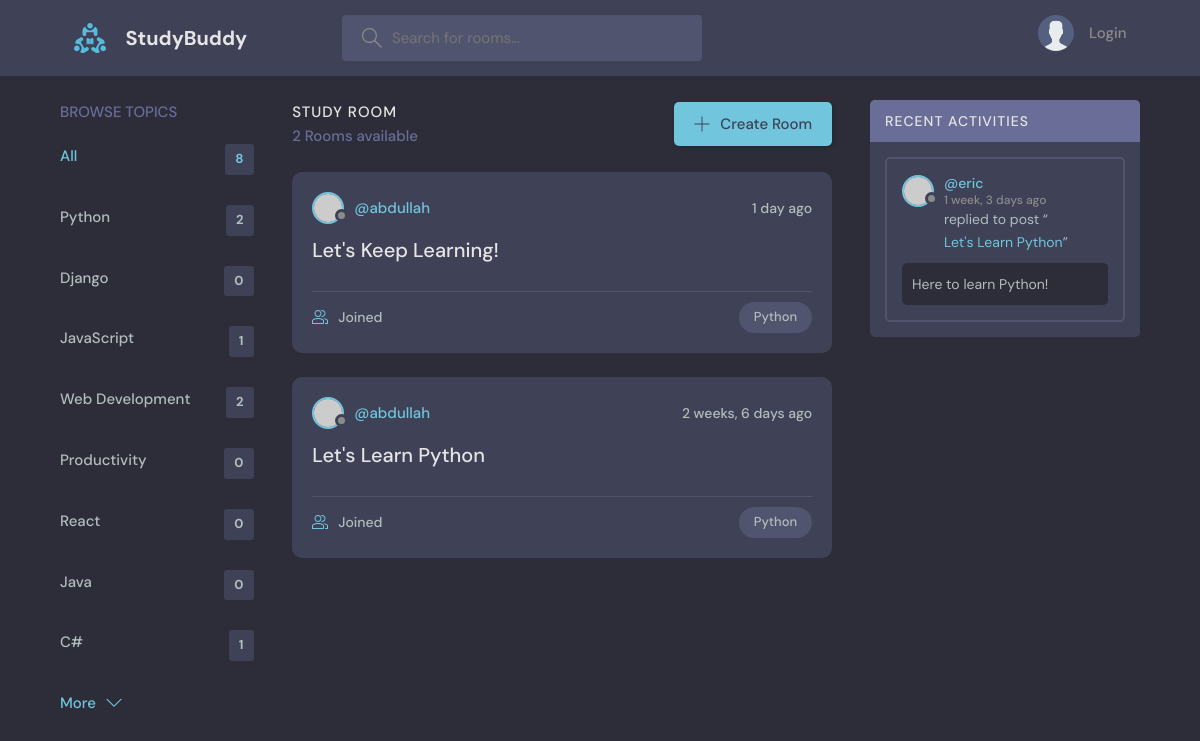
Page /?q=Python on the committed database.
### base/models.py (models this page shows, shortened)
class Topic(models.Model):
    name: str = models.CharField(max_length=200)

class Room(models.Model):
    host = models.ForeignKey(User, on_delete=models.SET_NULL, null=True)
    topic = models.ForeignKey(Topic, on_delete=models.SET_NULL, null=True)
    name: str = models.CharField(max_length=200)
    description = models.TextField(null=True, blank=True)
    participant = models.ManyToManyField(User, related_name="participant", blank=True)
    updated = models.DateTimeField(auto_now=True)
    created = models.DateTimeField(auto_now_add=True)
    class Meta:
        ordering = ['-updated', '-created']
    def __str__(self):
        return self.name

class Message(models.Model):
    user = models.ForeignKey(User, on_delete=models.CASCADE)
    room = models.ForeignKey(Room, on_delete=models.CASCADE)
    body: str = models.TextField()
    updated = models.DateTimeField(auto_now=True)
    created = models.DateTimeField(auto_now_add=True)
    class Meta:
        ordering = ['-updated', '-created']

### base/views.py (the view)
# urls.py: 2. Add a URL to urlpatterns:  path('', views.home, name='home')
def home(request):
    q = request.GET.get('q') \
        if request.GET.get('q') is not None else ''
    rooms = Room.objects.filter(
        Q(topic__name__icontains=q) |
        Q(name__icontains=q) |
        Q(description__icontains=q)
    )
    room_messages = Message.objects.filter(
        Q(room__topic__name__icontains=q)
    )
    room_count = rooms.count()
    topics = Topic.objects.all()
    context = {'rooms': rooms,
               'topics': topics,
               'room_count': room_count,
               'room_message': room_messages}
    return render(request, 'base/home.html', context)

### base/templates/base/home.html (shortened to what this page needs)
{% extends 'main.html' %}
{% block content %}
    <main class="layout layout--3">
        <div class="container">
            {% include 'base/topics_components.html' %}
            <div class="roomList">
                <div class="roomList__header">
                    <div>
                        <h2>Study Room</h2>
                        <p>{{ room_count }} Rooms available</p>
                    </div>
                    <a class="btn btn--main" href="{% url 'create-room' %}">
                        <svg version="1.1" xmlns="http://www.w3.org/2000/svg" width="32" height="32"
                             viewBox="0 0 32 32">
                            <title>add</title>
                            <path
                                    d="M16.943 0.943h-1.885v14.115h-14.115v1.885h14.115v14.115h1.885v-14.115h14.115v-1.885h-14.115v-14.115z"
                            ></path>
                        </svg>
                        Create Room
                    </a>
                </div>
                {% include 'base/feed_component.html' %}
            </div>
            {% include 'base/activity_component.html' %}
        </div>
    </main>
{% endblock %}

### base/templates/base/topics_components.html
<div class="topics">
    <div class="topics__header">
        <h2>Browse Topics</h2>
    </div>
    <ul class="topics__list">
        <li>
            <a href="{% url 'home' %}" class="active">All <span>{{ topics.count }}</span></a>
        </li>
        {% for topic in topics %}
            <li>
                <a href="{% url 'home' %}?q={{ topic.name }}">{{ topic.name }}
                    <span>{{ topic.room_set.all.count }}</span></a>
            </li>
        {% endfor %}
    </ul>
    <a class="btn btn--link" href="topics.html">
        More
        <svg version="1.1" xmlns="http://www.w3.org/2000/svg" width="32" height="32" viewBox="0 0 32 32">
            <title>chevron-down</title>
            <path d="M16 21l-13-13h-3l16 16 16-16h-3l-13 13z"></path>
        </svg>
    </a>
</div>

### base/templates/base/feed_component.html (shortened to what this page needs)
{% for room in rooms %}
    <div class="roomListRoom">
        <div class="roomListRoom__header">
            <a href="{% url 'user-profile' room.host.id %}" class="roomListRoom__author">
                <div class="avatar avatar--small">
                    <img src="https://randomuser.me/api/portraits/women/11.jpg"/>
                </div>
                <span>@{{ room.host.username }}</span>
            </a>
            <div class="roomListRoom__actions">
                <span>{{ room.created|timesince }} ago</span>
            </div>
        </div>
        <div class="roomListRoom__content">
            <a href="{% url 'room' room.id %}">{{ room.name }}</a>
        </div>
        <div class="roomListRoom__meta">
            <a href="{% url 'room' room.id %}" class="roomListRoom__joined">
                {{ room.participants.all.count }} Joined
            </a>
            <p class="roomListRoom__topic">{{ room.topic.name }}</p>
        </div>
    </div>
{% endfor %}

### base/templates/base/activity_component.html (shortened to what this page needs)
<div class="activities">
    <div class="activities__header">
        <h2>Recent Activities</h2>
    </div>
    {% for message in room_message %}
        <div class="activities__box">
            <div class="activities__boxHeader roomListRoom__header">
                <a href="{% url 'user-profile' message.user.id %}" class="roomListRoom__author">
                    <div class="avatar avatar--small">
                        <img src="https://randomuser.me/api/portraits/women/11.jpg"/>
                    </div>
                    <p>
                        @{{ message.user }}
                        <span>{{ message.created|timesince }} ago</span>
                    </p>
                </a>
            </div>
            <div class="activities__boxContent">
                <p>replied to post “<a href="{% url 'room' message.room.id %}">{{ message.room }}</a>”</p>
                <div class="activities__boxRoomContent">
                    {{ message.body }}
                </div>
            </div>
        </div>
    {% endfor %}
</div>

### rows in the picture
Topic: name "Python", room_set.all.count "2"
Topic: name "Django", room_set.all.count "0"
Topic: name "JavaScript", room_set.all.count "1"
Topic: name "Web Development", room_set.all.count "2"
Topic: name "Productivity", room_set.all.count "0"
Topic: name "React", room_set.all.count "0"
Topic: name "Java", room_set.all.count "0"
Topic: name "C#", room_set.all.count "1"
Room: host.username "abdullah", created "1 day", name "Let's Keep Learning!", topic.name "Python"
Room: host.username "abdullah", created "2 weeks, 6 days", name "Let's Learn Python", topic.name "Python"
Message: user "eric", created "1 week, 3 days", room "Let's Learn Python", body "Here to learn Python!"

### other values in the picture
{{ topics.count }} "8"
{{ room_count }} "2"
